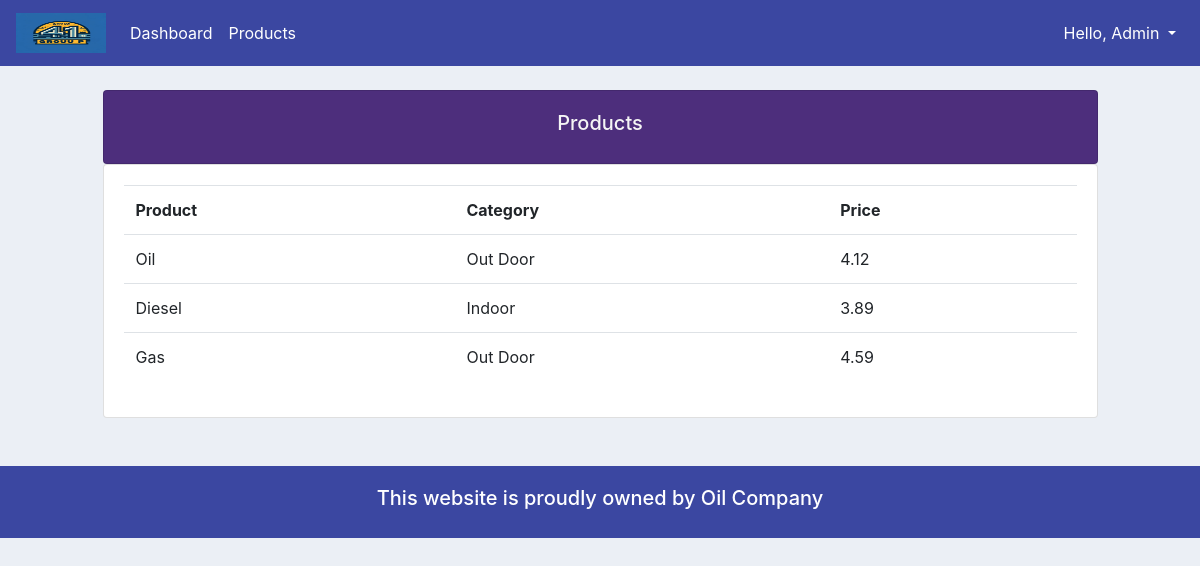
Screenshot of /products/ (signed in) with the database file from the repository.
### accounts/models.py (models this page shows, shortened)
class Product(models.Model):
    CATEGORY = (
        ('Indoor', 'Indoor'),
        ('Out Door', 'Out Door'),
    )
    name = models.CharField(max_length=200, null=True)
    price = models.FloatField(null=True)
    category = models.CharField(max_length=200, null=True, choices=CATEGORY)
    description = models.CharField(max_length=200, null=True, blank=True)
    date_created = models.DateTimeField(auto_now_add=True, null=True)
    tags = models.ManyToManyField(Tag) # Many to Many relationships

### accounts/decorators.py (the view)
        def wrapper_func(request, *args, **kwargs):
            group = None
            if request.user.groups.exists():
                group = request.user.groups.all()[0].name # index it first one by [0]
            if group in allowed_roles:     # [] admin/staff/customer what ever it is.
                return view_func(request, *args, **kwargs)
            else:
                return HttpResponse('You are not authorized to view this page')

### accounts/views.py (called while the page is built)
@login_required(login_url='login')
@allowed_users(allowed_roles=['admin']) # we can add more like - ['admin', 'staff', etc]
def products(request):
    products = Product.objects.all()
    return render(request, 'accounts/products.html', {'products':products})

### accounts/templates/accounts/products.html
{%  extends 'accounts/main.html' %}
{% block content %}
<br>
<div class="row">
	<div class="col-md-1"></div>
	<div class="col-md-10">
		<div class="card card-body" style="background-color: #4d2e7c; color: whitesmoke; text-align: center;">
			<h5>Products</h5>
		</div>
		<div class="card card-body">
			<table class="table">
				<tr>
					<th>Product</th>
					<th>Category</th>
					<th>Price</th>
				</tr>
				{% for i in products %}
				<tr>
					<td>{{ i.name }}</td>
					<td>{{ i.category }}</td>
					<td>{{ i.price }}</td>
				</tr>
				{% endfor %}
			</table>
		</div>
	</div>
</div>
{% endblock content %}

### accounts/templates/accounts/navbar.html (shortened to what this page needs)
{% load static %}
{% load qr_code %}
<nav class="navbar navbar-expand-lg navbar-dark" style="background-color: #3B47A1;">
  <a class="navbar-brand" href="{% url 'home' %}">
    <img src="{% static 'images/logo1.png' %}" width="90" height="40" alt="">
  </a>
  <div class="collapse navbar-collapse" id="navbarSupportedContent">
    <ul class="navbar-nav mr-auto">
      {% if request.user.is_staff %}
      <li class="nav-item active">
        <a class="nav-link" href="{% url 'home' %}">Dashboard</a>
      </li>
      <li class="nav-item active">
        <a class="nav-link" href="{% url 'products' %}">Products</a>
      </li>
      {% endif %}
    </ul>
    <ul class="navbar-nav">
      <li class="nav-item dropdown">
        <a class="nav-link dropdown-toggle" href="#" id="navbarDropdown" role="button" data-toggle="dropdown"
          aria-haspopup="true" aria-expanded="false" style="color: #fff;">
          Hello, {{request.user}}
        </a>
      </li>
    </ul>
  </div>
</nav>

### static/css/main.css (style rules this page uses)
body { background-color: #ebeff5; }

### rows the page displays
Product: name "Oil", category "Out Door", price "4.12"
Product: name "Diesel", category "Indoor", price "3.89"
Product: name "Gas", category "Out Door", price "4.59"

### other values shown
{{ request.user }} "Admin"
